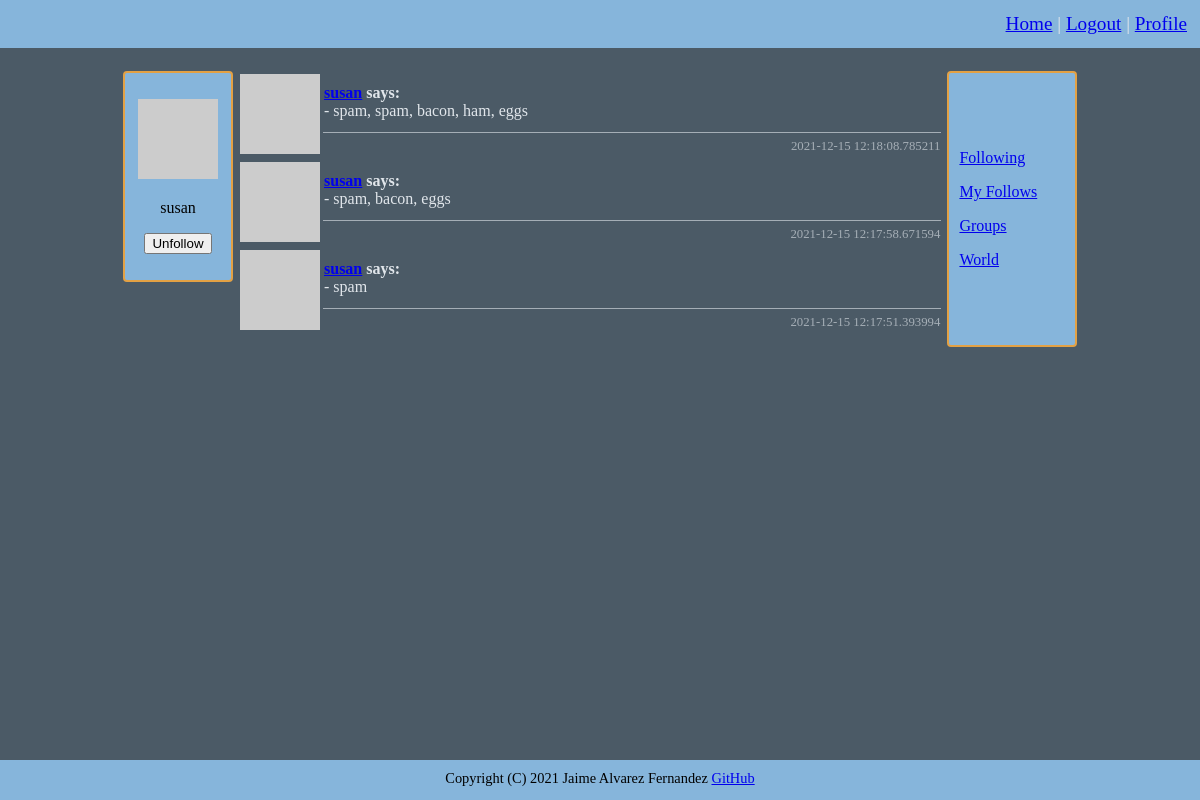
The app's page /user/susan (signed in) with its own data.
### connect/models.py (models this page shows, shortened)
class User(UserMixin, db.Model):
    id = db.Column(db.Integer, primary_key=True)
    username = db.Column(db.String(64), index=True, unique=True)
    email = db.Column(db.String(120), index=True, unique=True)
    password = db.Column(db.String(128))
    about_me = db.Column(db.String(140))
    location = db.Column(db.String(64))
    website = db.Column(db.String(120))
    last_seen = db.Column(db.DateTime, default=datetime.datetime.utcnow)
    posts = db.relationship('Posts', backref='author', lazy='dynamic')
    friends = db.relationship('Friends', backref='anchor', lazy='dynamic')
    followed = db.relationship('User',
                               secondary=followers,
                               primaryjoin=(followers.c.follower_id == id),
                               secondaryjoin=(followers.c.followed_id == id),
                               backref=db.backref('followers', lazy='dynamic'), lazy='dynamic')
    def avatar(self, size):
        digest = md5(self.email.lower().encode('utf-8')).hexdigest()
        return f'https://www.gravatar.com/avatar/{digest}?d=identicon&s={size}'
    def is_following(self, user):
        return self.followed.filter(followers.c.followed_id == user.id).count() > 0

class Posts(db.Model):
    id = db.Column(db.Integer, primary_key=True)
    body = db.Column(db.String(140))
    timestamp = db.Column(db.DateTime, index=True, default=datetime.datetime.utcnow)
    user_id = db.Column(db.Integer, db.ForeignKey('user.id'))

### connect/routing.py (the view)
@app.route('/user/<username>', methods=['GET', 'POST'])
@flask_login.login_required
def user_messages(username):
    user = models.User.query.filter_by(username=username).first_or_404()
    form = forms.WriteMessage()
    empty_form = forms.EmptyForm()
    if form.validate_on_submit():
        post = models.Posts(body=form.message.data, author=flask_login.current_user)
        db.session.add(post)
        db.session.commit()
    posts = models.Posts.query.filter_by(user_id=user.id).order_by(models.Posts.timestamp.desc()).all()
    return flask.render_template('user.html', user=user, posts=posts, title=user.username, form=form, e_form=empty_form)

### connect/forms.py
class WriteMessage(FlaskForm):
    message = wtforms.StringField('New message', validators=[validators.Length(min=1, max=140)])
    submit = wtforms.SubmitField('Send')

class EmptyForm(FlaskForm):
    submit = wtforms.SubmitField('Submit')

### connect/models.py (called while the page is built)
@login.user_loader
def load_user(user_id):
    return User.query.get(int(user_id))

### connect/routing.py (called while the page is built)
@app.before_request
def before_request():
    if flask_login.current_user.is_authenticated:
        flask_login.current_user.last_seen = datetime.datetime.utcnow()
        db.session.commit()

### connect/templates/user.html (shortened to what this page needs)
{% extends "general_template.html" %}
{% block content %}
    {% include '_posts.html' %}
{% endblock %}

### connect/templates/_profile.html (shortened to what this page needs)
{% if user and user != current_user %}
    <p>
        <img src="{{ user.avatar(128) }}">
    </p>
    <p>
        {{ user.username }}
    </p>
    {% if not current_user.is_following(user) %}
    <p>
        <form method="post" action="{{ url_for('follow', username=user.username) }}">
            {{ e_form.hidden_tag() }}
            {{ e_form.submit(value='Follow') }}
        </form>
    </p>
    {% else %}
    <p>
        <form method="post" action="{{ url_for('unfollow', username=user.username) }}">
            {{ e_form.submit(value='Unfollow') }}
        </form>
    </p>
    {% endif %}
{% endif %}

### connect/templates/_posts.html
<table width="100%">
    {% for post in posts %}
    <tr>
        <td width="50" rowspan="2" valign="top"><img src="{{ post.author.avatar(50) }}"></td>
        <td>
            <span class="bold">
            <a href="{{ url_for('user_messages', username=post.author.username) }}">{{ post.author.username }}</a>
            says:<br></span>
            - {{ post.body }}
        </td>
    </tr>
    <tr>
        <td class="time bottom_line">{{ post.timestamp }}</td>
    </tr>
    {% endfor %}
</table>

### connect/static/css/style.css (style rules this page uses)
body { font-family: Verdana; background: #4b5a66; color: #e1e6eb; min-height: 100vh; margin: 0; }
.bottom_line { border: solid; border-width: 1px 0 0px 0; }
.bold { font-weight: bold; }
.time { font-size:80%; text-align: right; opacity: 0.6; }
body { display:flex; flex-direction:column; }

### records on screen
User: username "susan"
Posts: author.username "susan", body "spam, spam, bacon, ham, eggs", timestamp "2021-12-15 12:18:08.785211"
Posts: author.username "susan", body "spam, bacon, eggs", timestamp "2021-12-15 12:17:58.671594"
Posts: author.username "susan", body "spam", timestamp "2021-12-15 12:17:51.393994"
